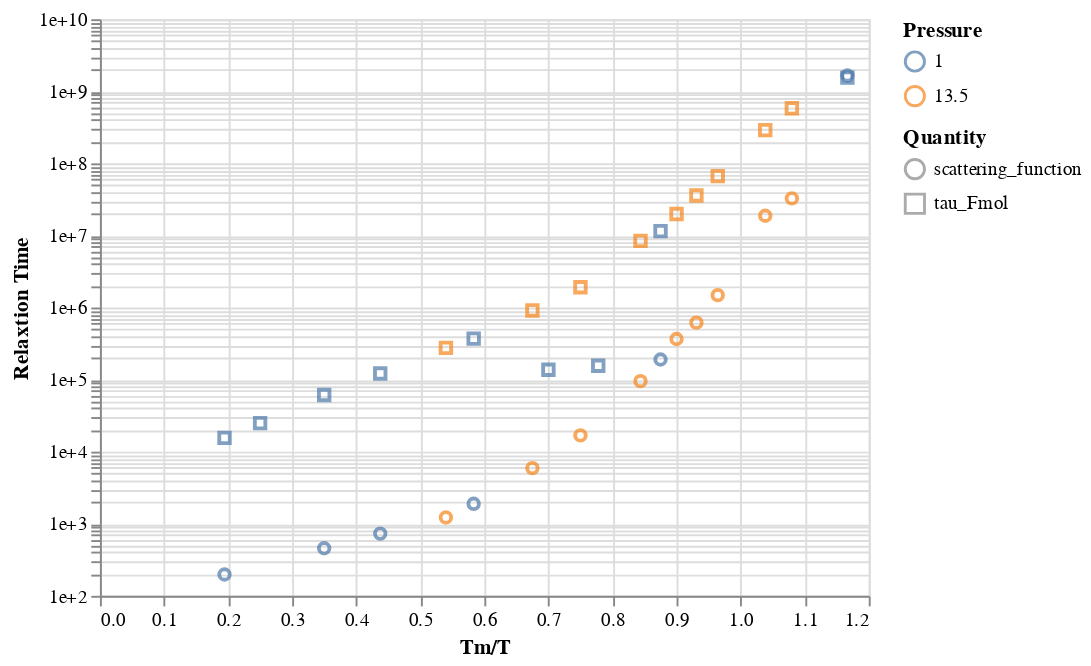

Here is the notebook cell this chart was saved with:
### Code cell
c.transform_filter((alt.datum.variable == "scattering_function") | (alt.datum.variable == "tau_Fmol"))

### Figure 1 — Vega-Lite specification as saved in the notebook (floating-point values rounded to 4 significant figures; data arrays with more than 128 entries replaced by an {"elided": "..."} marker saying what was removed)
{"$schema": "https://vega.github.io/schema/vega-lite/v2.6.0.json", "config": {"view": {"height": 300, "width": 400}}, "data": {"name": "data-a7a4cdf574781bfb04751905b025e023"}, "datasets": {"data-a7a4cdf574781bfb04751905b025e023": {"elided": "285 records"}}, "encoding": {"color": {"field": "pressure", "title": "Pressure", "type": "nominal"}, "shape": {"field": "variable", "title": "Quantity", "type": "nominal"}, "x": {"field": "inv_temp", "title": "Tm/T", "type": "quantitative"}, "y": {"axis": {"format": "e"}, "field": "value", "scale": {"type": "log"}, "title": "Relaxtion Time", "type": "quantitative"}}, "mark": "point", "transform": [{"filter": "((datum.variable === 'scattering_function') || (datum.variable === 'tau_Fmol'))"}]}
